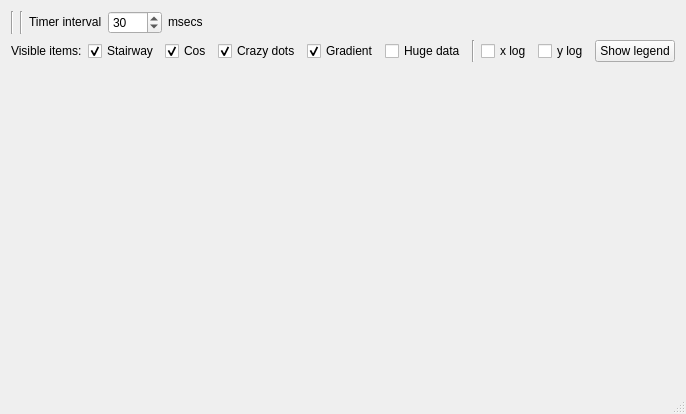
<?xml version="1.0" encoding="UTF-8"?>
<ui version="4.0">
 <class>mainwindowClass</class>
 <widget class="QMainWindow" name="mainwindowClass">
  <property name="geometry">
   <rect>
    <x>0</x>
    <y>0</y>
    <width>629</width>
    <height>414</height>
   </rect>
  </property>
  <property name="windowTitle">
   <string>JungleView Demo</string>
  </property>
  <widget class="QWidget" name="centralWidget">
   <layout class="QVBoxLayout" name="verticalLayout">
    <item>
     <layout class="QHBoxLayout">
      <item>
       <widget class="Line" name="line">
        <property name="orientation">
         <enum>Qt::Vertical</enum>
        </property>
       </widget>
      </item>
      <item>
       <widget class="Line" name="line_2">
        <property name="orientation">
         <enum>Qt::Vertical</enum>
        </property>
       </widget>
      </item>
      <item>
       <widget class="QLabel" name="label">
        <property name="sizePolicy">
         <sizepolicy hsizetype="Preferred" vsizetype="Fixed">
          <horstretch>0</horstretch>
          <verstretch>0</verstretch>
         </sizepolicy>
        </property>
        <property name="text">
         <string>Timer interval</string>
        </property>
       </widget>
      </item>
      <item>
       <widget class="QSpinBox" name="timer_interval">
        <property name="minimum">
         <number>1</number>
        </property>
        <property name="maximum">
         <number>1000</number>
        </property>
        <property name="value">
         <number>30</number>
        </property>
       </widget>
      </item>
      <item>
       <widget class="QLabel" name="label_2">
        <property name="sizePolicy">
         <sizepolicy hsizetype="Preferred" vsizetype="Fixed">
          <horstretch>0</horstretch>
          <verstretch>0</verstretch>
         </sizepolicy>
        </property>
        <property name="text">
         <string>msecs</string>
        </property>
       </widget>
      </item>
      <item>
       <spacer>
        <property name="orientation">
         <enum>Qt::Horizontal</enum>
        </property>
        <property name="sizeHint" stdset="0">
         <size>
          <width>40</width>
          <height>20</height>
         </size>
        </property>
       </spacer>
      </item>
     </layout>
    </item>
    <item>
     <layout class="QHBoxLayout" name="horizontalLayout">
      <item>
       <widget class="QLabel" name="label_4">
        <property name="text">
         <string>Visible items:</string>
        </property>
       </widget>
      </item>
      <item>
       <widget class="QCheckBox" name="stairway_visible">
        <property name="text">
         <string>Stairway</string>
        </property>
        <property name="checked">
         <bool>true</bool>
        </property>
       </widget>
      </item>
      <item>
       <widget class="QCheckBox" name="cos_visible">
        <property name="text">
         <string>Cos</string>
        </property>
        <property name="checked">
         <bool>true</bool>
        </property>
       </widget>
      </item>
      <item>
       <widget class="QCheckBox" name="dots_visible">
        <property name="text">
         <string>Crazy dots</string>
        </property>
        <property name="checked">
         <bool>true</bool>
        </property>
       </widget>
      </item>
      <item>
       <widget class="QCheckBox" name="gradient_visible">
        <property name="text">
         <string>Gradient</string>
        </property>
        <property name="checked">
         <bool>true</bool>
        </property>
       </widget>
      </item>
      <item>
       <widget class="QCheckBox" name="hugedata_visible">
        <property name="text">
         <string>Huge data</string>
        </property>
       </widget>
      </item>
      <item>
       <widget class="Line" name="line_3">
        <property name="orientation">
         <enum>Qt::Vertical</enum>
        </property>
       </widget>
      </item>
      <item>
       <widget class="QCheckBox" name="x_log">
        <property name="text">
         <string>x log</string>
        </property>
       </widget>
      </item>
      <item>
       <widget class="QCheckBox" name="y_log">
        <property name="text">
         <string>y log</string>
        </property>
       </widget>
      </item>
      <item>
       <spacer name="horizontalSpacer">
        <property name="orientation">
         <enum>Qt::Horizontal</enum>
        </property>
        <property name="sizeHint" stdset="0">
         <size>
          <width>40</width>
          <height>20</height>
         </size>
        </property>
       </spacer>
      </item>
      <item>
       <widget class="QPushButton" name="show_legend">
        <property name="text">
         <string>Show legend</string>
        </property>
       </widget>
      </item>
     </layout>
    </item>
    <item>
     <widget class="QWidget" name="demowidget" native="true">
      <property name="sizePolicy">
       <sizepolicy hsizetype="Expanding" vsizetype="Expanding">
        <horstretch>0</horstretch>
        <verstretch>0</verstretch>
       </sizepolicy>
      </property>
     </widget>
    </item>
   </layout>
  </widget>
  <widget class="QMenuBar" name="menuBar">
   <property name="geometry">
    <rect>
     <x>0</x>
     <y>0</y>
     <width>629</width>
     <height>21</height>
    </rect>
   </property>
  </widget>
  <widget class="QStatusBar" name="statusBar"/>
 </widget>
 <layoutdefault spacing="6" margin="11"/>
 <resources/>
 <connections/>
</ui>
